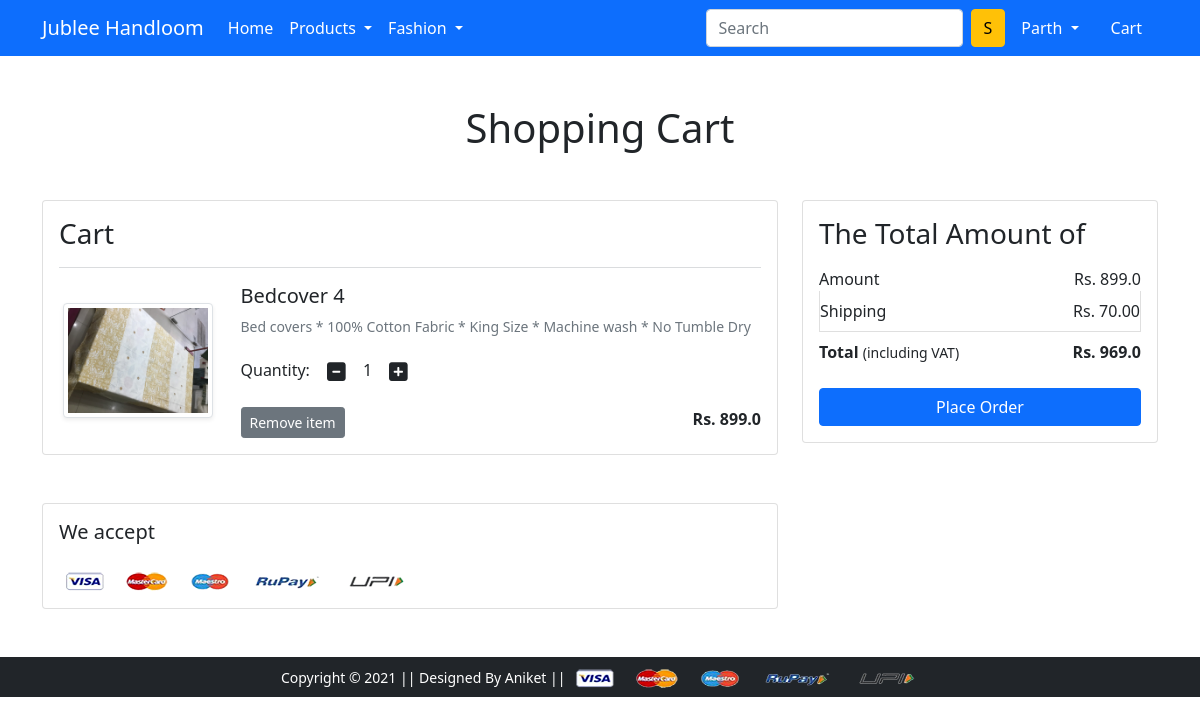
Page /cart/ (signed in) on the committed database.
### app/models.py (models this page shows, shortened)
class Cart(models.Model):
    user = models.ForeignKey(User, on_delete=models.CASCADE)
    product = models.ForeignKey(Product, on_delete=models.CASCADE)
    quantity = models.PositiveIntegerField(default=1)

class Product(models.Model):
    title = models.CharField(max_length=100)
    selling_price = models.FloatField()
    discount_price = models.FloatField()
    description = models.CharField(max_length=2000)
    category = models.CharField(max_length=40)
    product_image = models.ImageField(upload_to='productimg')

### app/views.py (the view)
# urls.py: path('cart/', views.show_cart, name='showcart'),
@login_required
def show_cart(request):
    if request.user.is_authenticated:
        user = request.user
        cart = Cart.objects.filter(user=user)
        amount = 0.0
        shipping_amount = 70.0
        total_amount = 0.0
        cart_product = [p for p in Cart.objects.all() if p.user == user]
        if cart_product:
            for p in cart_product:
                tempamount = (p.quantity*p.product.discount_price)
                amount += tempamount
            total_amount = amount+shipping_amount
            return render(request, 'app/addtocart.html', {'carts': cart, 'totalamount': total_amount, 'amount': amount})
        else:
            return render(request, 'app/emptycart.html')

### app/templates/app/addtocart.html (shortened to what this page needs)
{% extends 'app/base.html' %}
{% load static %}
{% block main-content %}
<div class="container my-5">
  <div class="row">
    <h1 class="text-center mb-5">Shopping Cart</h1>
    <div class="col-sm-8">
      <div class="card">
        <div class="card-body">
          <h3>Cart</h3>
          {% for cart in carts %}
          <hr class="text-muted">
          <div class="row">
            <div class="col-sm-3 text-center align-self-center"><img src="{{cart.product.product_image.url}}" alt=""
                srcset="" class="img-fluid img-thumbnail shadow-sm" height="150" width="150"> </div>
            <div class="col-sm-9">
              <div>
                <h5>{{cart.product.title}}</h5>
                <p class="mb-2 text-muted small">{{cart.product.description}}</p>
                <div class="my-3">
                  <label for="quantity">Quantity:</label>
                  <a class="minus-cart btn" pid="{{cart.product.id}}"><i class="fas fa-minus-square fa-lg"></i></a>
                  <span id="quantity">{{cart.quantity}}</span>
                  <a class="plus-cart btn" pid="{{cart.product.id}}"><i class="fas fa-plus-square fa-lg"></i></a>
                </div>
                <div class="d-flex justify-content-between">
                  <a href="#" class="btn btn-sm btn-secondary mr-3 remove-cart" pid="{{cart.product.id}}">Remove item
                  </a>
                  <p class="mb-0"><span><strong>Rs. {{cart.product.discount_price}}</strong></span></p>
                </div>
              </div>
            </div>
          </div>
          {% endfor %}
        </div>
      </div>
    </div>
    <div class="col-sm-4">
      <div class="card">
        <div class="card-body">
          <h3>The Total Amount of</h3>
          <ul class="list-group">
            <li class="list-group-item d-flex justify-content-between align-items-center border-0 px-0 pb-0">
              Amount<span>Rs. <span id="amount">{{amount}}</span></span></li>
            <li class="list-group-item d-flex justify-content-between align-items-center px-0">Shipping<span>Rs.
                70.00</span></li>
            <li class="list-group-item d-flex justify-content-between align-items-center border-0 px-0 mb-3">
              <div>
                <strong>Total</strong> <small>(including VAT)</small>
              </div>
              <span><strong>Rs. <strong id="totalamount"> {{totalamount}}</strong> </strong></span>
            </li>
          </ul>
          <div class="d-grid"><a href="{% url 'checkout' %}" class="btn btn-primary">Place Order</a></div>
        </div>
      </div>
    </div>
  </div>
</div>
<div class="container">
  <div class="row">
    <div class="col-sm-8">
      <div class="card">
        <div class="card-body">
          <h5 class="mb-4">We accept</h5>
          <img src="{% static 'app/images/payment.png' %}" alt="" class="img-fluid">
        </div>
      </div>
    </div>
  </div>
</div>
{% endblock main-content %}

### app/templates/app/base.html (shortened to what this page needs)
<!doctype html>
{% load static %}
<html lang="en">
<head>
  <link href="https://cdn.jsdelivr.net/npm/bootstrap@5.0.0-beta1/dist/css/bootstrap.min.css" rel="stylesheet"
>
  <link rel="stylesheet" href="{% static 'app/css/owl.carousel.min.css' %}">
  <link rel="stylesheet" href="{% static 'app/css/all.min.css' %}">
  <link rel="stylesheet" href="{% static 'app/css/style.css' %}">
</head>
<body>
  <nav class="navbar navbar-expand-lg navbar-dark bg-primary">
    <div class="container">
      <a class="navbar-brand" href="/">Jublee Handloom</a>
      <div class="collapse navbar-collapse" id="navbarSupportedContent">
        <ul class="navbar-nav me-auto mb-2 mb-lg-0">
          <li class="nav-item">
            <a class="nav-link active" aria-current="page" href="/">Home</a>
          </li>
          <li class="nav-item dropdown">
            <a class="nav-link dropdown-toggle text-white" href="#" id="electronicsDropdown" role="button"
              data-bs-toggle="dropdown" aria-expanded="false">
              Products
            </a>
          </li>
          <li class="nav-item dropdown">
            <a class="nav-link dropdown-toggle text-white" href="#" id="fashionDropdown" role="button"
              data-bs-toggle="dropdown" aria-expanded="false">
              Fashion
            </a>
          </li>
        </ul>
        <form class="d-flex">
          <input class="form-control me-2" type="search" placeholder="Search" aria-label="Search">
          <button class="btn btn-warning" type="submit">S</button>
        </form>
        <div>
          <ul class="navbar-nav me-auto mb-2 mb-lg-0">
            {% if request.user.is_authenticated%}
            <li class="nav-item dropdown mx-2">
              <a class="nav-link dropdown-toggle text-white" href="#" id="profileDropdown" role="button"
                data-bs-toggle="dropdown" aria-expanded="false">
                {{request.user.username|capfirst}}
              </a>
            </li>
            <li class="nav-item mx-2">
              <a href="{% url 'showcart' %}" class="nav-link text-white"> Cart
              </a>
            </li>
            {% endif %}
          </ul>
        </div>
      </div>
    </div>
  </nav>
  {% block main-content %} {% endblock main-content %}
  <footer class="container-fluid bg-dark text-center p-2 mt-5">
    <small class="text-white">Copyright &copy; 2021 || Designed By Aniket || </small>
    <img src="{% static 'app/images/payment.png' %}" alt="" srcset="" class="img-fluid" height="2px">
  </footer>
</body>
</html>

### rows in the picture
Cart: product.product_image (picture), product "Bedcover 4", product.description "Bed covers * 100% Cotton Fabric * King Size * Machine wash * No Tumble Dry", quantity "1", product.discount_price "899.0"

### other values in the picture
{{ request.user.username|capfirst }} "Parth"
{{ amount }} "899.0"
{{ totalamount }} "969.0"
